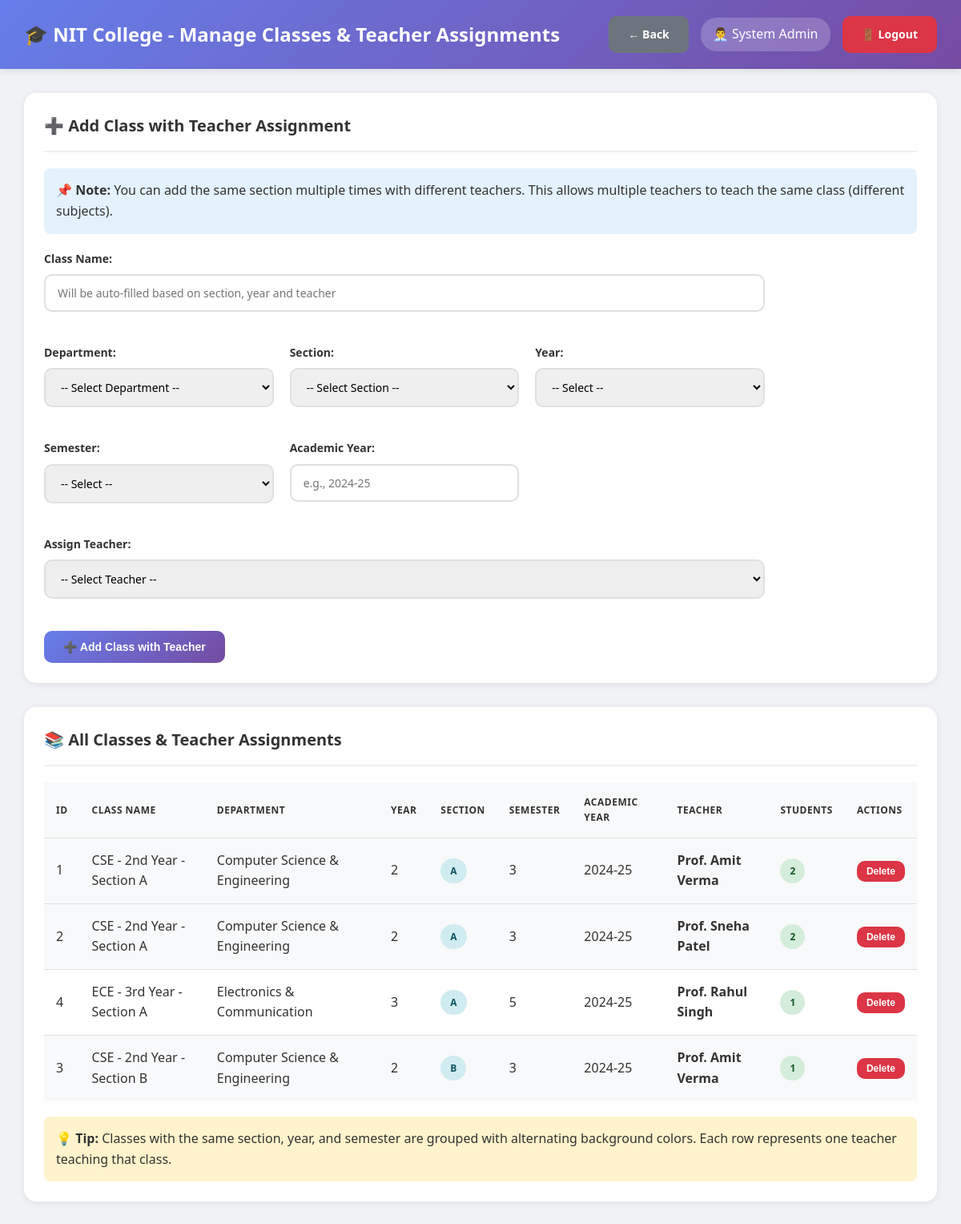
Screenshot of /admin/manage_classes.php (signed in) with the database file from the repository.
### tables this page shows
CREATE TABLE users (
    id INT AUTO_INCREMENT PRIMARY KEY,
    username VARCHAR(50) UNIQUE NOT NULL,
    password VARCHAR(255) NOT NULL,
    full_name VARCHAR(100) NOT NULL,
    email VARCHAR(100) UNIQUE NOT NULL,
    phone VARCHAR(15),
    role ENUM('admin', 'hod', 'teacher') NOT NULL,
    department_id INT DEFAULT NULL,
    is_active TINYINT(1) DEFAULT 1,
    created_at TIMESTAMP DEFAULT CURRENT_TIMESTAMP,
    FOREIGN KEY (department_id) REFERENCES departments(id) ON DELETE SET NULL
);

CREATE TABLE classes (
    id INT AUTO_INCREMENT PRIMARY KEY,
    class_name VARCHAR(100) NOT NULL,
    department_id INT NOT NULL,
    year INT NOT NULL,
    section VARCHAR(10) NOT NULL,
    teacher_id INT NOT NULL,
    semester INT NOT NULL,
    academic_year VARCHAR(20) NOT NULL,
    created_at TIMESTAMP DEFAULT CURRENT_TIMESTAMP,
    FOREIGN KEY (department_id) REFERENCES departments(id) ON DELETE CASCADE,
    FOREIGN KEY (teacher_id) REFERENCES users(id) ON DELETE CASCADE
     
);

CREATE TABLE departments (
    id INT AUTO_INCREMENT PRIMARY KEY,
    dept_name VARCHAR(100) NOT NULL,
    dept_code VARCHAR(20) UNIQUE NOT NULL,
    hod_id INT DEFAULT NULL,
    created_at TIMESTAMP DEFAULT CURRENT_TIMESTAMP
);

### db.php (called while the page is built, shortened)
<?php
$conn = new mysqli(DB_HOST, DB_USER, DB_PASS, DB_NAME);
$conn->set_charset("utf8mb4");
$conn->query("SET time_zone = '+05:30'");
function isLoggedIn() {
    return isset($_SESSION['user_id']) && isset($_SESSION['role']);
}
function getCurrentUser() {
    global $conn;
    $user_id = $_SESSION['user_id'];
    $role = $_SESSION['role'];
    if ($role === 'student') {
        $query = "SELECT * FROM students WHERE id = ?";
    } elseif ($role === 'parent') {
        $query = "SELECT * FROM parents WHERE id = ?";
    } else {
        $query = "SELECT * FROM users WHERE id = ?";
    }
    $stmt = $conn->prepare($query);
    $stmt->bind_param("i", $user_id);
    $stmt->execute();
    $result = $stmt->get_result();
    return $result->fetch_assoc();
}
?>

### admin/manage_classes.php (the view, shortened to what this page needs)
<?php
require_once '../db.php';
$user = getCurrentUser();
$classes_query = "SELECT c.*, d.dept_name, u.full_name as teacher_name,
                  (SELECT COUNT(DISTINCT s.id) FROM students s WHERE s.class_id = c.id OR s.class_id IN (SELECT c2.id FROM classes c2 WHERE c2.section = c.section AND c2.year = c.year AND c2.semester = c.semester)) as student_count
                  FROM classes c
                  LEFT JOIN departments d ON c.department_id = d.id
                  LEFT JOIN users u ON c.teacher_id = u.id
                  ORDER BY c.section, c.year, c.semester, u.full_name";
$classes = $conn->query($classes_query);
?>
<!DOCTYPE html>
<html lang="en">
<head>
    <link rel="stylesheet" href="../assets/style.css">
</head>
<body class="dashboard-container">
    <nav class="navbar">
        <div>
            <h1>🎓 NIT College - Manage Classes & Teacher Assignments</h1>
        </div>
        <div class="user-info">
            <a href="index.php" class="btn btn-secondary">← Back</a>
            <span>👨‍💼 <?php echo htmlspecialchars($user['full_name']); ?></span>
            <a href="../logout.php" class="btn btn-danger">🚪 Logout</a>
        </div>
    </nav>
    <div class="main-content">
        <div class="table-container" style="margin-bottom: 30px;">
            <h3>➕ Add Class with Teacher Assignment</h3>
            <div style="background: #e3f2fd; padding: 15px; border-radius: 8px; margin-bottom: 20px;">
                <strong>📌 Note:</strong> You can add the same section multiple times with different teachers. This allows multiple teachers to teach the same class (different subjects).
            </div>
            <form method="POST" style="max-width: 900px; display: grid; grid-template-columns: 1fr 1fr 1fr; gap: 20px;">
                <div class="form-group" style="grid-column: 1 / -1;">
                    <label>Class Name:</label>
                    <input type="text" name="class_name" required placeholder="Will be auto-filled based on section, year and teacher">
                </div>
                <div class="form-group">
                    <label>Department:</label>
                    <select name="department_id" required id="department_select">
                        <option value="">-- Select Department --</option>
                    </select>
                </div>
                <div class="form-group">
                    <label>Section:</label>
                    <select name="section" required onchange="updateClassName()">
                        <option value="">-- Select Section --</option>
                    </select>
                </div>
                <div class="form-group">
                    <label>Year:</label>
                    <select name="year" required onchange="updateClassName()">
                        <option value="">-- Select --</option>
                    </select>
                </div>
                <div class="form-group">
                    <label>Semester:</label>
                    <select name="semester" required>
                        <option value="">-- Select --</option>
                    </select>
                </div>
                <div class="form-group">
                    <label>Academic Year:</label>
                    <input type="text" name="academic_year" required placeholder="e.g., 2024-25">
                </div>
                <div class="form-group" style="grid-column: 1 / -1;">
                    <label>Assign Teacher:</label>
                    <select name="teacher_id" required onchange="updateClassName()">
                        <option value="">-- Select Teacher --</option>
                    </select>
                </div>
                <div style="grid-column: 1 / -1;">
                    <button type="submit" name="add_class" class="btn btn-primary">➕ Add Class with Teacher</button>
                </div>
            </form>
        </div>
        <div class="table-container">
            <h3>📚 All Classes & Teacher Assignments</h3>
            <table>
                <thead>
                    <tr>
                        <th>ID</th>
                        <th>Class Name</th>
                        <th>Department</th>
                        <th>Year</th>
                        <th>Section</th>
                        <th>Semester</th>
                        <th>Academic Year</th>
                        <th>Teacher</th>
                        <th>Students</th>
                        <th>Actions</th>
                    </tr>
                </thead>
                <tbody>
                    <?php
                    $current_section = '';
                    $section_color = '';
                    while ($class = $classes->fetch_assoc()):
                        $section_key = $class['section'] . '-' . $class['year'] . '-' . $class['semester'];
                        if ($section_key != $current_section) {
                            $current_section = $section_key;
                            $section_color = ($section_color == '#f8f9fa') ? '#ffffff' : '#f8f9fa';
                        }
                    ?>
                    <tr style="background: <?php echo $section_color; ?>">
                        <td><?php echo $class['id']; ?></td>
                        <td><?php echo htmlspecialchars($class['class_name']); ?></td>
                        <td><?php echo htmlspecialchars($class['dept_name']); ?></td>
                        <td><?php echo $class['year']; ?></td>
                        <td><span class="badge badge-info"><?php echo htmlspecialchars($class['section']); ?></span></td>
                        <td><?php echo $class['semester']; ?></td>
                        <td><?php echo htmlspecialchars($class['academic_year']); ?></td>
                        <td><strong><?php echo htmlspecialchars($class['teacher_name']); ?></strong></td>
                        <td><span class="badge badge-success"><?php echo $class['student_count']; ?></span></td>
                        <td>
                            <form method="POST" style="display:inline;" onsubmit="return confirm('Delete this class assignment?');">
                                <button type="submit" name="delete_class" class="btn btn-danger btn-sm">Delete</button>
                            </form>
                        </td>
                    </tr>
                    <?php endwhile; ?>
                </tbody>
            </table>
            <div style="margin-top: 20px; padding: 15px; background: #fff3cd; border-radius: 8px;">
                <strong>💡 Tip:</strong> Classes with the same section, year, and semester are grouped with alternating background colors. Each row represents one teacher teaching that class.
            </div>
        </div>
    </div>
</body>
</html>

### assets/style.css (style rules this page uses)
* { margin: 0; padding: 0; box-sizing: border-box; }
body { font-family: 'Segoe UI', Tahoma, Geneva, Verdana, sans-serif; background: #f0f2f5; color: #333; line-height: 1.6; }
.form-group { margin-bottom: 20px; }
.form-group label { display: block; margin-bottom: 8px; color: #333; font-weight: 600; font-size: 14px; }
.form-group input, .form-group select, .form-group textarea { width: 100%; padding: 12px 15px; border: 2px solid #e0e0e0; border-radius: 10px; font-size: 14px; transition: all 0.3s ease; font-family: inherit; }
.btn { padding: 12px 24px; border: none; border-radius: 10px; font-size: 14px; font-weight: 600; cursor: pointer; transition: all 0.3s ease; text-decoration: none; display: inline-block; text-align: center; }
.btn-primary { background: linear-gradient(135deg, #667eea 0%, #764ba2 100%); color: white; }
.btn-danger { background: #dc3545; color: white; }
.btn-secondary { background: #6c757d; color: white; }
.btn-sm { padding: 6px 12px; font-size: 12px; }
.dashboard-container { background: #f0f2f5; min-height: 100vh; }
.navbar { background: linear-gradient(135deg, #667eea 0%, #764ba2 100%); color: white; padding: 20px 30px; display: flex; justify-content: space-between; align-items: center; box-shadow: 0 2px 10px rgba(0, 0, 0, 0.1); position: sticky; top: 0; z-index: 100; }
.navbar h1 { font-size: 24px; font-weight: 600; }
.navbar .user-info { display: flex; align-items: center; gap: 15px; }
.navbar .user-info span { background: rgba(255, 255, 255, 0.2); padding: 8px 15px; border-radius: 20px; }
.main-content { padding: 30px; max-width: 1400px; margin: 0 auto; }
.main-content h3 { margin-bottom: 20px; color: #333; font-size: 20px; }
.table-container { background: white; border-radius: 15px; padding: 25px; box-shadow: 0 2px 10px rgba(0, 0, 0, 0.08); overflow-x: auto; margin-bottom: 30px; }
.table-container h3 { margin-bottom: 20px; color: #333; font-size: 20px; padding-bottom: 15px; border-bottom: 2px solid #f0f0f0; }
table { width: 100%; border-collapse: collapse; }
table thead { background: #f8f9fa; }
table th, table td { padding: 15px; text-align: left; border-bottom: 1px solid #e0e0e0; }
table th { font-weight: 600; color: #333; text-transform: uppercase; font-size: 12px; letter-spacing: 0.5px; }
table tr:last-child td { border-bottom: none; }
.badge { padding: 6px 12px; border-radius: 20px; font-size: 12px; font-weight: 600; display: inline-block; }
.badge-success { background: #d4edda; color: #155724; }
.badge-info { background: #d1ecf1; color: #0c5460; }

### rows the page displays
users: full_name "System Admin"
classes: id "1", class_name "CSE - 2nd Year - Section A", department.dept_name "Computer Science & Engineering", year "2", section "A", semester "3", academic_year "2024-25", teacher.full_name "Prof. Amit Verma", student_count "2"
classes: id "2", class_name "CSE - 2nd Year - Section A", department.dept_name "Computer Science & Engineering", year "2", section "A", semester "3", academic_year "2024-25", teacher.full_name "Prof. Sneha Patel", student_count "2"
classes: id "4", class_name "ECE - 3rd Year - Section A", department.dept_name "Electronics & Communication", year "3", section "A", semester "5", academic_year "2024-25", teacher.full_name "Prof. Rahul Singh", student_count "1"
classes: id "3", class_name "CSE - 2nd Year - Section B", department.dept_name "Computer Science & Engineering", year "2", section "B", semester "3", academic_year "2024-25", teacher.full_name "Prof. Amit Verma", student_count "1"
